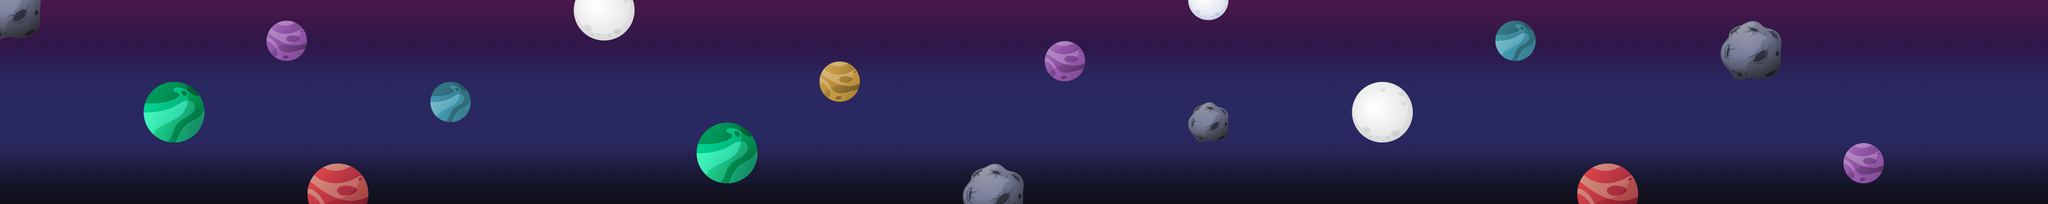

A level layout from a 2D game, rendered from its tile map. Below: a short description, then the map file with tile-grid data replaced by summaries:
An orthogonal 100x10 tile map with 64x64 px tiles, 2 tile layers (bg_layer, space_layer) and 2 objects (startPoint, endPoint).

<map version="1.2" tiledversion="1.2.4" orientation="orthogonal" renderorder="right-down" width="100" height="10" tilewidth="64" tileheight="64" infinite="0" nextlayerid="18" nextobjectid="5">
 <tileset firstgid="1" name="tiled_lvl_03" tilewidth="64" tileheight="64" tilecount="120" columns="12">
  <image source="tiled_lvl_03.png" width="777" height="640" />
 </tileset>
 <layer id="10" name="bg_layer" width="100" height="10">
  <data>[1000 cells, 1000 non-empty, 10 distinct tile ids]</data>
 </layer>
 <layer id="11" name="space_layer" width="100" height="10">
  <data>[1000 cells, 94 non-empty, 51 distinct tile ids]</data>
 </layer>
 <objectgroup id="17" name="ObjectLayer">
  <object id="3" name="startPoint" x="92" y="268" width="136" height="128" />
  <object id="4" name="endPoint" x="6176" y="208" width="160" height="236" />
 </objectgroup>
</map>
